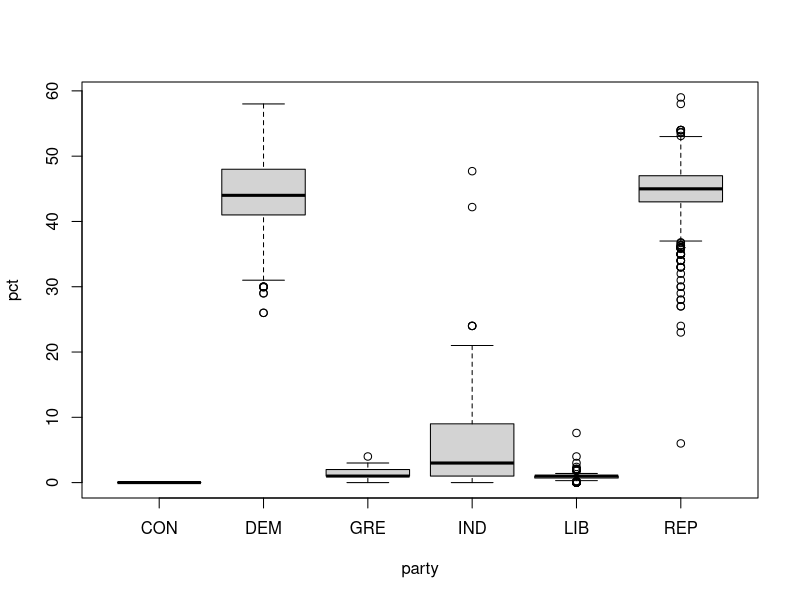

Source code (R):
#### Preamble ####
# Purpose: Models... [...UPDATE THIS...]
# Author: Ziqi Zhu, Yuanchen Miao, Claire Chang
# Date: 22 October 2024
# Contact: ziqi.zhu@mail.utoronto.ca, vincent.miao@mail.utoronto.ca, claire.chang@mail.utoronto.ca
# License: None
# Pre-requisites: [...UPDATE THIS...]
# Any other information needed? [...UPDATE THIS...]


#### Workspace setup ####
library(tidyverse)
#library(rstanarm)

#### Read data ####
poll_data <- read_csv("data/02-analysis_data/cleaned_data.csv")
candidate_avg_pct <- poll_data %>%
  group_by(answer) %>%
  summarize(average_pct = mean(pct, na.rm = TRUE))

# View the candidate
print(candidate_avg_pct, n=60)
top_10_candidates <- candidate_avg_pct %>%
  arrange(desc(average_pct)) %>%  # Sort by average_pct in descending order
  head(10)

# View parties
nationwide_data <- poll_data %>%  filter(state == "National")
boxplot(pct ~ party, data = nationwide_data)

# Separate by state 
poll_counts <- poll_data %>%
  group_by(state) %>%  # Group by 'state'
  summarize(poll_count = n()) %>%  # Count the number of polls per state
  arrange(desc(poll_count))

# Check support pct for Biden and Harris
average_biden <- nationwide_data %>%
  filter(answer == "Biden") %>%
  summarize(avg_pct_biden = mean(pct, na.rm = TRUE))

# Calculate average support for Harris
average_harris <- nationwide_data %>%
  filter(answer == "Harris") %>%
  summarize(avg_pct_harris = mean(pct, na.rm = TRUE))

